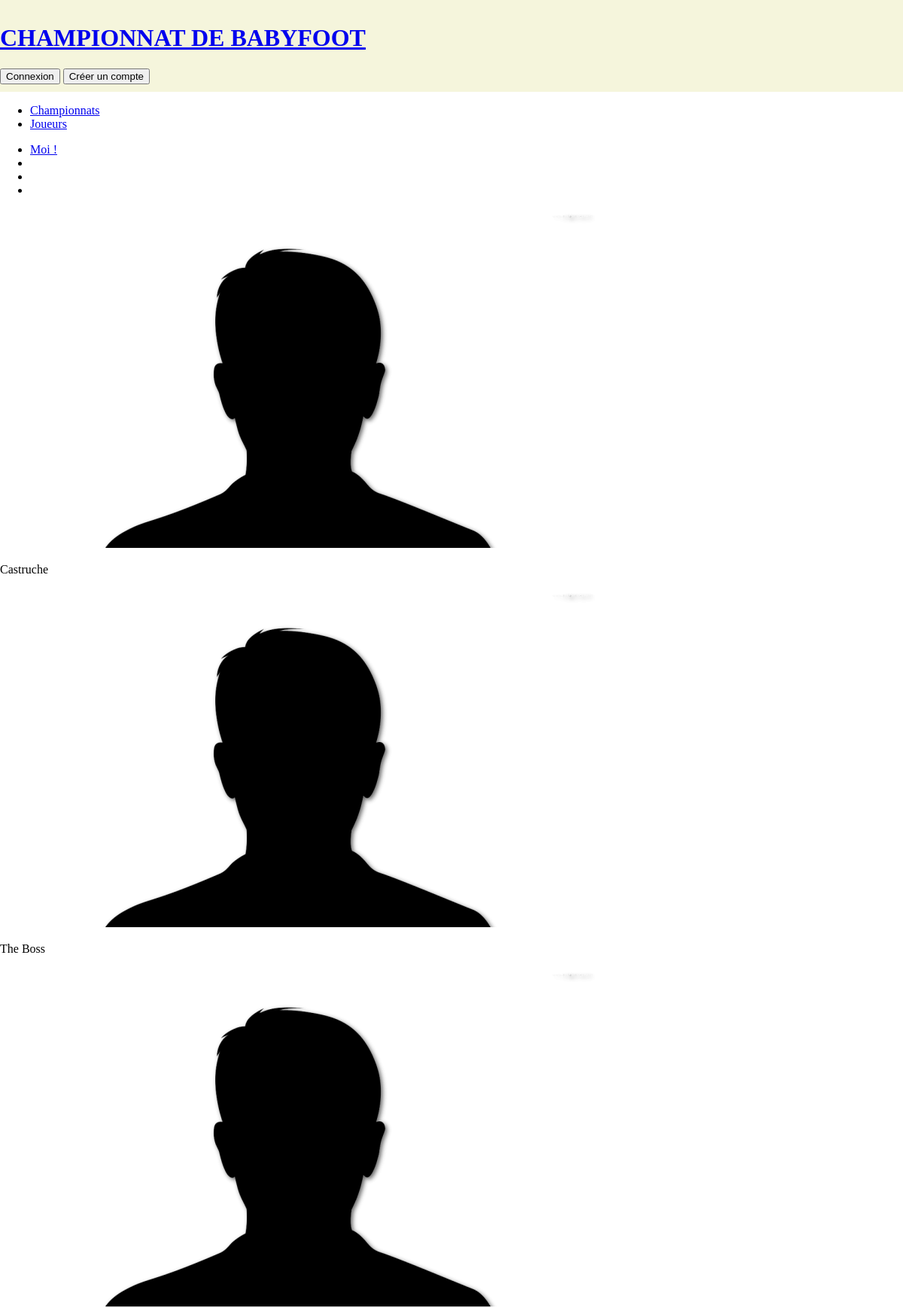
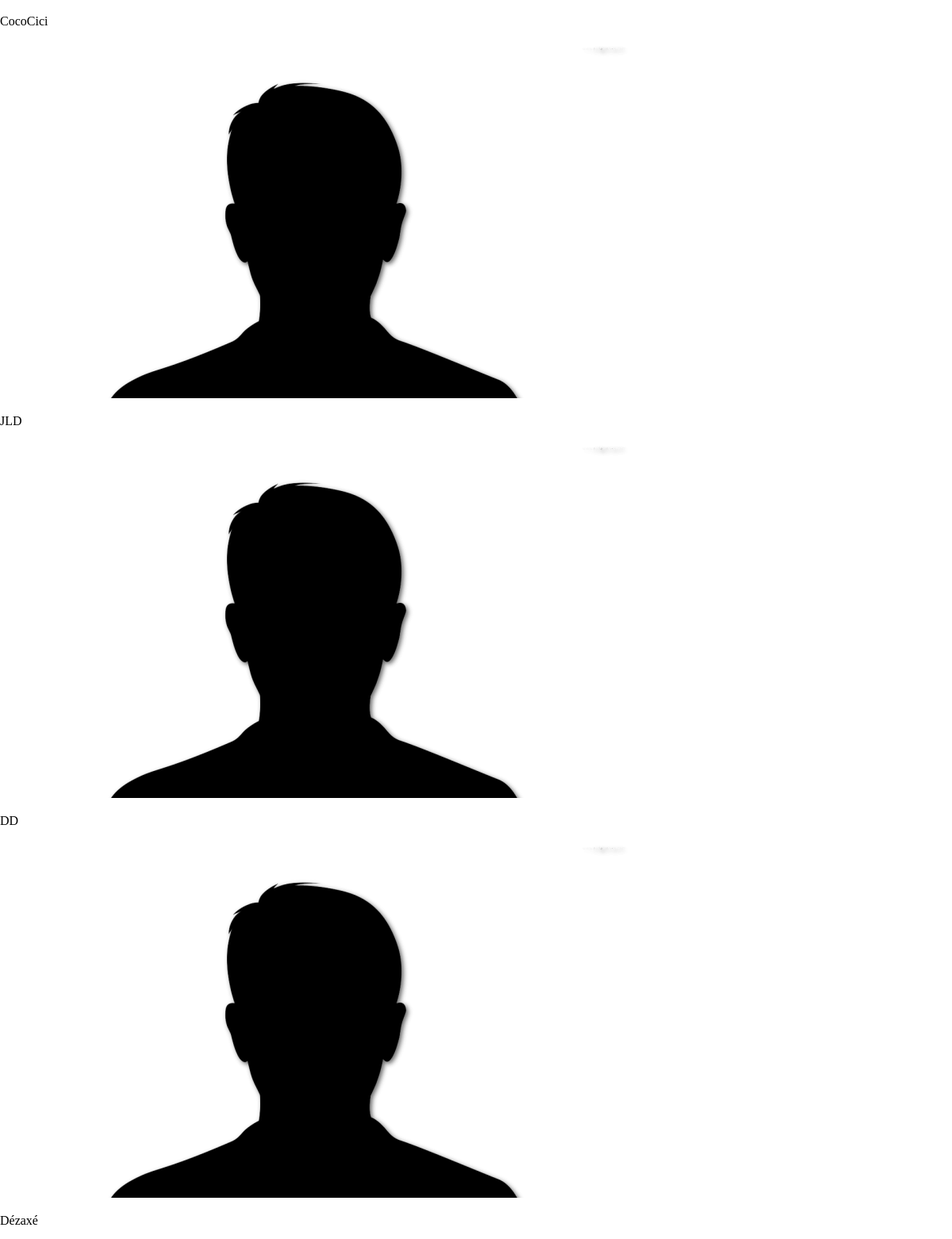
/joueurs.php (upper part), run on the app's committed database (2 pictures, top to bottom).
### tables this page shows
CREATE TABLE IF NOT EXISTS `joueurs` (
  `id_Joueur` int(25) NOT NULL AUTO_INCREMENT,
  `nom` varchar(255) NOT NULL,
  `prenom` varchar(255) NOT NULL,
  `surnom` varchar(255) NOT NULL,
  `password` varchar(255) NOT NULL,
  `meilleureperformance` varchar(255) DEFAULT NULL,
  `defaut` varchar(255) DEFAULT NULL,
  `qualité` varchar(255) DEFAULT NULL,
  `photo` varchar(255) DEFAULT 'img/photo_default.png',
  `victoireChamp` int(25) DEFAULT NULL,
  PRIMARY KEY (`id_Joueur`)
);

### joueurs.php (the view, shortened to what this page needs)
<?php session_start();
include'include/connexionBdd.php';
$listeJoueurs = $bdd->query('SELECT * FROM joueurs ORDER BY nom');
?>
<!doctype html>
<html>
<head>
    <link rel="stylesheet" type="text/css" href="css/style.css" />
</head>
<body>
<header>
	<div class="wrap">
    	<?php include'include/banniere.php'; ?>
	</div>
</header>
<div id="content">
	<div class="wrap">
		<nav>
			<?php include'include/navJoueurs.php'; ?>
		</nav>
        <?php
        if(!isset($_GET['idJ'])) {
            while ($donnees = $listeJoueurs->fetch()) {
                ?>
                <div class="liendetailJoueur">
                <a href="joueurs.php?idJ=<?php echo $donnees['id_Joueur']; ?>"><img id="photoJoueur"
                                                                                    src="<?php echo $donnees['photo']; ?>"></a>
                <p id="nomJoueur"><?php echo $donnees['surnom']; ?></p>
                </div>
                <?php
            }
        }
        ?>
	</div>
</div>
</body>
</html>

### css/style.css (style rules this page uses)
body { margin: 0; }
.wrap { max-width: 1200px; margin :0 auto; }
header { background-color: beige; padding-bottom: 0.67em; }

### data on the page
joueurs: photo (placeholder picture), surnom "Castruche"
joueurs: photo (placeholder picture), surnom "The Boss"
joueurs: photo (placeholder picture), surnom "CocoCici"
joueurs: photo (placeholder picture), surnom "JLD"
joueurs: photo (placeholder picture), surnom "DD"
joueurs: photo (placeholder picture), surnom "Dézaxé"
